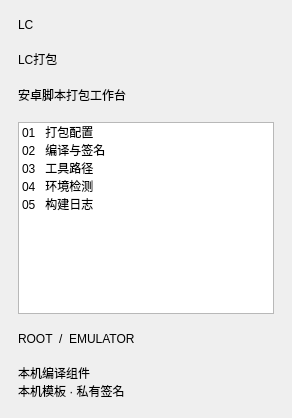
    <widget class="QFrame" name="sidebar">
     <property name="minimumWidth">
      <number>196</number>
     </property>
     <property name="maximumWidth">
      <number>196</number>
     </property>
     <layout class="QVBoxLayout" name="sidebarLayout">
      <property name="leftMargin">
       <number>18</number>
      </property>
      <property name="topMargin">
       <number>18</number>
      </property>
      <property name="rightMargin">
       <number>18</number>
      </property>
      <property name="bottomMargin">
       <number>18</number>
      </property>
      <property name="spacing">
       <number>18</number>
      </property>
      <item>
       <widget class="QLabel" name="brandMark">
        <property name="text">
         <string>LC</string>
        </property>
        <property name="wordWrap">
         <bool>false</bool>
        </property>
       </widget>
      </item>
      <item>
       <widget class="QLabel" name="brandName">
        <property name="text">
         <string>LC打包</string>
        </property>
        <property name="wordWrap">
         <bool>false</bool>
        </property>
       </widget>
      </item>
      <item>
       <widget class="QLabel" name="brandCaption">
        <property name="text">
         <string>安卓脚本打包工作台</string>
        </property>
        <property name="wordWrap">
         <bool>false</bool>
        </property>
       </widget>
      </item>
      <item>
       <widget class="QListWidget" name="navigation">
        <item>
         <property name="text">
          <string>01   打包配置</string>
         </property>
        </item>
        <item>
         <property name="text">
          <string>02   编译与签名</string>
         </property>
        </item>
        <item>
         <property name="text">
          <string>03   工具路径</string>
         </property>
        </item>
        <item>
         <property name="text">
          <string>04   环境检测</string>
         </property>
        </item>
        <item>
         <property name="text">
          <string>05   构建日志</string>
         </property>
        </item>
       </widget>
      </item>
      <item>
       <widget class="QLabel" name="sideMode">
        <property name="text">
         <string>ROOT  /  EMULATOR</string>
        </property>
        <property name="wordWrap">
         <bool>false</bool>
        </property>
       </widget>
      </item>
      <item>
       <widget class="QLabel" name="sideHint">
        <property name="text">
         <string>本机编译组件
本机模板 · 私有签名</string>
        </property>
        <property name="wordWrap">
         <bool>true</bool>
        </property>
       </widget>
      </item>
     </layout>
    </widget>
